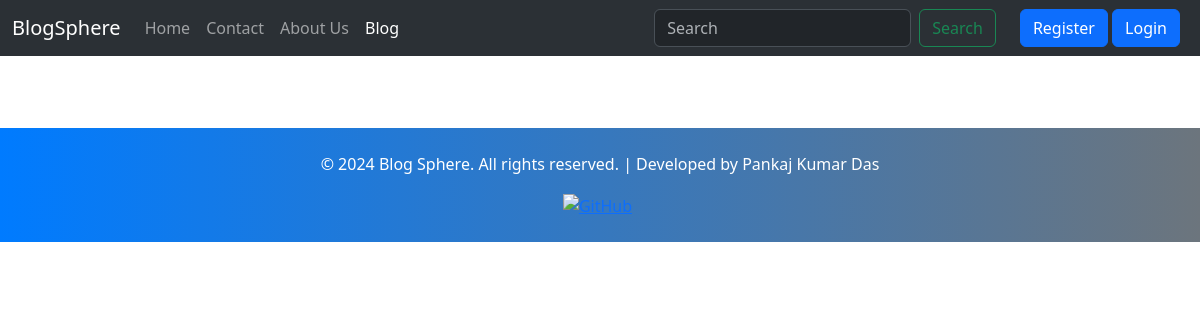
Before: /blog/ with the older database file.
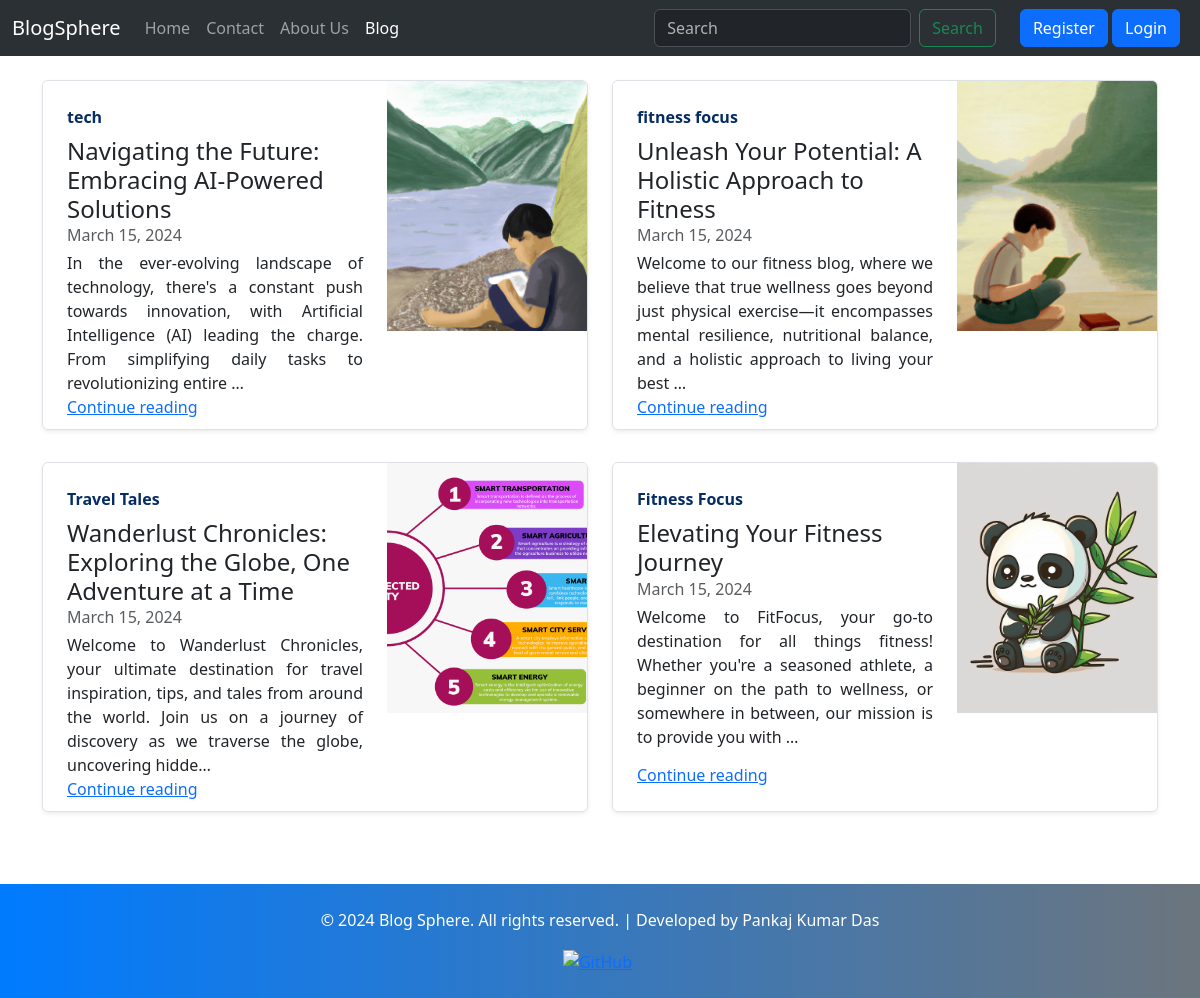
After: the same page with the newer database file.
### blog/models.py (models this page shows, shortened)
class Post(models.Model):
    CATEGORY_CHOICES = [
        ('Tech', 'Tech'),
        ('Life Style', 'Life Style'),
        ('Fitness Focus', 'Fitness Focus'),
        ('Bookworm Corner', 'Bookworm Corner'),
        ('Digital Insights', 'Digital Insights'),
        ('Creative Crafts', 'Creative Crafts'),
        ('Travel Tales', 'Travel Tales'),
        ('Inspirational Stories', 'Inspirational Stories')
    ]
    pno = models.AutoField(primary_key=True)
    title = models.CharField(max_length=150)
    author = models.CharField(max_length=100)
    category = models.CharField(max_length=100, blank=True, choices=CATEGORY_CHOICES)
    slug = models.CharField(max_length=700, blank=True, null=True)
    timestamp = models.DateField(blank=True)
    content = models.TextField()
    summary = models.CharField(max_length=500)
    image = models.ImageField(upload_to="blog/images", default="")

### blog/views.py (the view)
# urls.py: path("", views.blogHome, name="blogHome"),
def blogHome(request):
    allPost = Post.objects.all()
    context = {'allpost': allPost}
    return render(request, "blog/bloghome.html", context)

### templates/blog/bloghome.html (shortened to what this page needs)
{% extends 'base.html' %}
{% block blogactive %} active {% endblock %}
{% block body %}
    <div class="container  my-4">
        <div class="row mb-2">
            {% for post in allpost %}
            <div class="col-md-6">
                <div class="row g-0 border rounded overflow-hidden flex-md-row mb-4 shadow-sm h-md-250 position-relative"
                    style="height: 350px;">
                    <div class="col p-4 d-flex flex-column position-static">
                        <strong class="d-inline-block mb-2 text-primary-emphasis ">{{post.category}}</strong>
                        <h4 class="mb-0">{{post.title}}</h4>
                        <div class="mb-1 text-body-secondary">{{post.timestamp}}</div>
                        <p class="card-text mb-auto" style="text-align: justify;">{{ post.content|truncatechars:200 }}</p>
                        <a href="/blog/{{post.slug}}">Continue reading</a>
                    </div>
                    <div class="col-auto d-none d-lg-block">
                        <img src="/media/{{ post.image }}" alt="Thumbnail" width="200px" height="250px" style="object-fit: cover;">
                    </div>
                </div>
            </div>
            {% if forloop.counter|divisibleby:2 and forloop.counter > 0 and not forloop.last %}
        </div>
        <div class="row my-2">
            {% endif %}
            {% endfor %}
        </div>
    </div>
{% endblock %}

### templates/base.html (shortened to what this page needs)
<!doctype html>
<html lang="en">
<head>
    <link href="https://cdn.jsdelivr.net/npm/bootstrap@5.3.3/dist/css/bootstrap.min.css" rel="stylesheet"
>
</head>
<body>
    <nav class="navbar navbar-expand-lg bg-primary bg-body-tertiary" data-bs-theme="dark">
        <div class="container-fluid">
            <a class="navbar-brand" href="/">BlogSphere</a>
            <div class="collapse navbar-collapse" id="navbarSupportedContent">
                <ul class="navbar-nav me-auto mb-2 mb-lg-0">
                    <li class="nav-item">
                        <a class="nav-link {% block homeactive  %}{% endblock %}" aria-current="page" href="/">Home</a>
                    </li>
                    <li class="nav-item">
                        <a class="nav-link {% block contactactive  %}{% endblock %} " href="/contact">Contact</a>
                    </li>
                    <li class="nav-item">
                        <a class="nav-link {% block aboutactive  %}{% endblock %}" href="/about">About Us</a>
                    </li>
                    <li class="nav-item">
                        <a class="nav-link {% block blogactive  %}{% endblock %}" href="/blog">Blog</a>
                    </li>
                </ul>
                <form method="get" action="/search/" class="d-flex mx-3" role="search">
                    <input class="form-control me-2" name="query" id="query" type="search" placeholder="Search" aria-label="Search">
                    <button class="btn btn-outline-success" type="submit">Search</button>
                </form>
                {% if user.is_authenticated %}
                    <div class="mx-2" id="navbarNavDarkDropdown">
                    <ul class="navbar-nav">
                        <li class="nav-item dropdown">
                        <button class="btn btn-dark dropdown-toggle" data-bs-toggle="dropdown" aria-expanded="false">
                            Welcome - {{user.first_name}} {{user.last_name}}
                        </button>
                        <ul class="dropdown-menu dropdown-menu-dark">
                            <li><a class="dropdown-item" href="/logout">Logout</a></li>
                        </ul>
                        </li>
                    </ul>
                    </div>
                {% else %}
                    <div class="mx-2">
                        <button type="button" class="btn btn-primary" data-bs-toggle="modal" data-bs-target="#staticBackdrop-register">
                        Register
                        </button>
                        <button type="button" class="btn btn-primary" data-bs-toggle="modal" data-bs-target="#staticBackdrop-login">
                        Login
                        </button>
                    </div>
                {% endif %}
        </div>
            </div>
    </nav>
    {% block body %} {% endblock %}
    <footer class="footer text-white text-center py-4 mt-5">
            <div class="container">
                    <p>&copy; 2024 Blog Sphere. All rights reserved. | Developed by Pankaj Kumar Das</p>
                    <a href="https://github.com/YourGitHubUsername" target="_blank">
                            <img src="https://img.icons8.com/color/96/000000/github--v1.png" alt="GitHub"
                                    style="width: 32px; height: 32px; margin-right: 5px;">
                    </a>
            </div>
    </footer>
</body>
</html>

### templates/base.html (style rules this page uses)
.footer { background: linear-gradient(to right, #007bff, #6c757d); color: white; position: relative; }

Changed rows visible on the page:
added Post: category "tech", title "Navigating the Future: Embracing AI-Powered Solutions", timestamp "March 15, 2024", content "In the ever-evolving landscape of technology, there's a constant push towards innovation, with Artificial Intelligence (AI) leading the charge. From simplifying daily tasks to revolutionizing entire …", image (picture)
added Post: category "fitness focus", title "Unleash Your Potential: A Holistic Approach to Fitness", timestamp "March 15, 2024", content "Welcome to our fitness blog, where we believe that true wellness goes beyond just physical exercise—it encompasses mental resilience, nutritional balance, and a holistic approach to living your best …", image (picture)
added Post: category "Travel Tales", title "Wanderlust Chronicles: Exploring the Globe, One Adventure at a Time", timestamp "March 15, 2024", content "Welcome to Wanderlust Chronicles, your ultimate destination for travel inspiration, tips, and tales from around the world. Join us on a journey of discovery as we traverse the globe, uncovering hidde…", image (picture)
added Post: category "Fitness Focus", title "Elevating Your Fitness Journey", timestamp "March 15, 2024", content "Welcome to FitFocus, your go-to destination for all things fitness! Whether you're a seasoned athlete, a beginner on the path to wellness, or somewhere in between, our mission is to provide you with …", image (picture)
